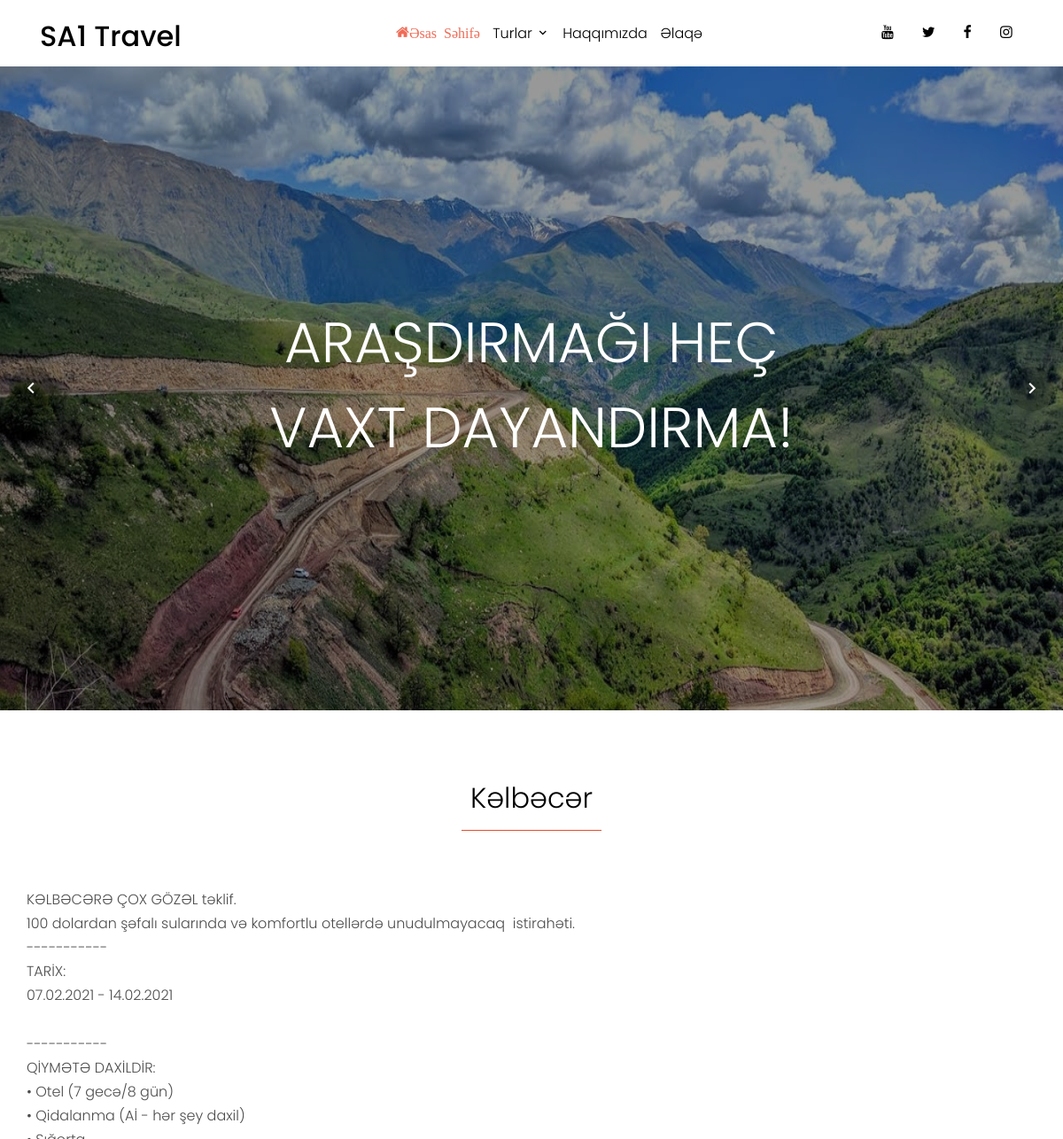
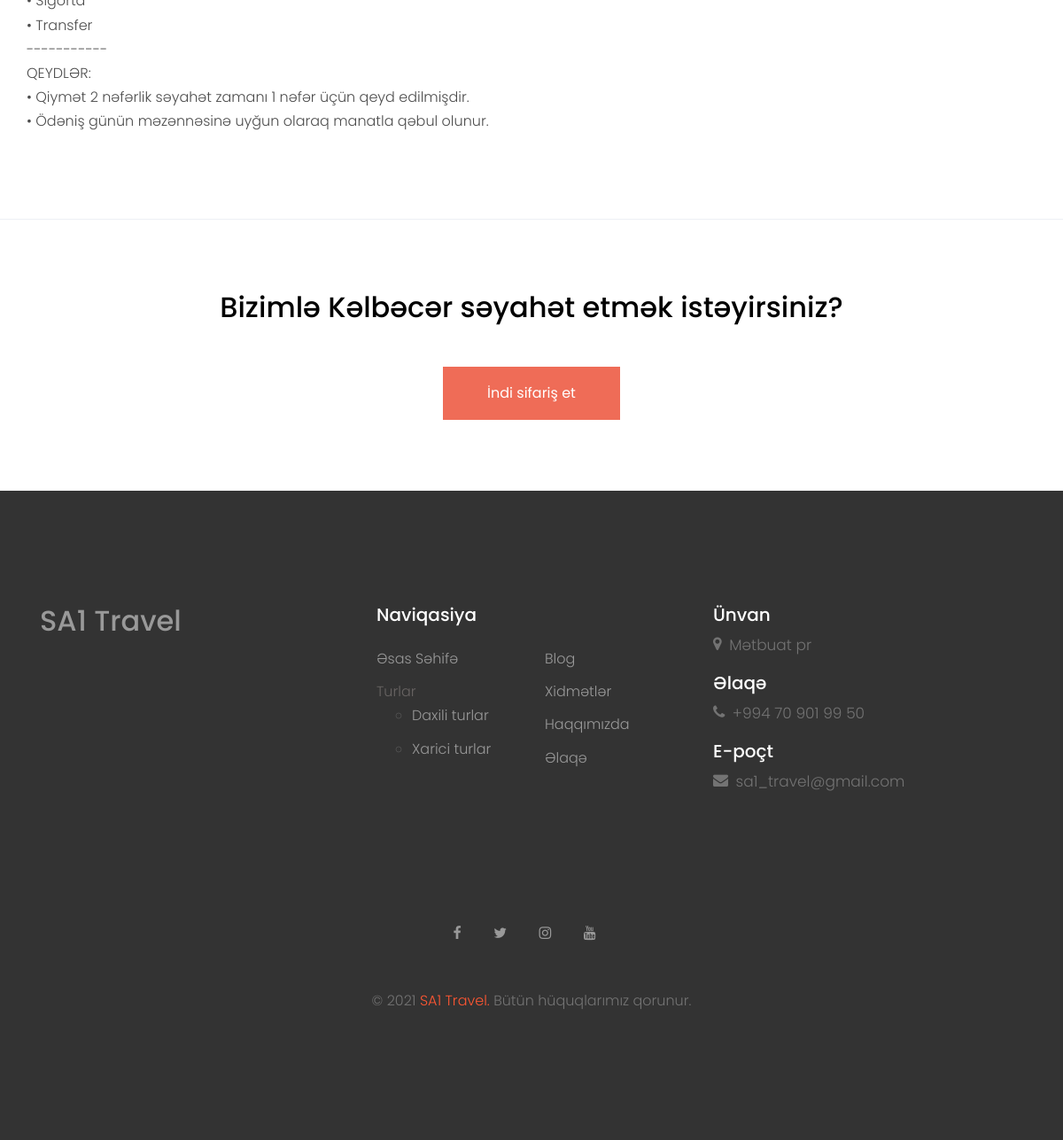
The app's page /kelbecer.php with its own data (2 pictures, top to bottom).
### tables this page shows
CREATE TABLE `nizamlamalar` (
  `id` int(2) UNSIGNED NOT NULL,
  `basliq` varchar(256) NOT NULL,
  `aciqlama` varchar(256) NOT NULL,
  `robots` varchar(250) NOT NULL,
  `logo` varchar(250) NOT NULL,
  `unvan` varchar(150) NOT NULL,
  `email` varchar(100) NOT NULL,
  `tel` varchar(20) NOT NULL,
  `mobil` varchar(20) NOT NULL,
  `facebook` varchar(250) NOT NULL,
  `twitter` varchar(250) NOT NULL,
  `instagram` varchar(250) NOT NULL,
  `youtube` varchar(250) NOT NULL,
  `github` varchar(250) NOT NULL,
  `haqqinda` text NOT NULL,
  `sekil` varchar(250) NOT NULL
);

CREATE TABLE `daxili` (
  `id` bigint(100) UNSIGNED NOT NULL,
  `basliq` varchar(256) NOT NULL,
  `mezmun` text NOT NULL,
  `sekil` varchar(250) NOT NULL,
  `sekil1` varchar(250) NOT NULL,
  `sekil2` varchar(250) NOT NULL,
  `sekil3` varchar(250) NOT NULL,
  `status` enum('0','1') NOT NULL DEFAULT '0'
);

### admin/settings/code/front.php (called while the page is built, shortened)
<?php
$db = new DBConnection;
require_once 'admin/settings/class/crud.php';
$CRUD = new CRUD;
$settings = $CRUD->Select("nizamlamalar",0);

### admin/settings/class/crud.php (called while the page is built, shortened)
<?php
 class CRUD{
    public function Select($table,$multi=0,$where=null,$col="*",$arr=null)
    {
        global $db;
        $slc = $db->prepare("SELECT $col from $table $where");
        $slc->execute($arr);
        return $multi==0 ? $slc->fetch(PDO::FETCH_ASSOC) : $slc->fetchAll(PDO::FETCH_ASSOC);
    }
 }

### kelbecer.php (the view, shortened to what this page needs)
<?php require_once "header.php"?>
<?php
        $daxili=$db->prepare("SELECT * FROM daxili WHERE daxili.basliq=?;");
        $daxili->execute(array("Kəlbəcər"));
        foreach ($daxili as $daxili1) {
      ?>
    <div class="slide-one-item home-slider owl-carousel">
      <div class="site-blocks-cover overlay"
        style="background-image: url(<?= $daxili1['sekil1'] ?>); background-size: 100% 120%;"
        data-aos="fade" data-stellar-background-ratio="0.5">
        <div class="container">
          <div class="row align-items-center justify-content-center text-center">
            <div class="col-md-8" data-aos="fade-up" data-aos-delay="400">
              <h1 class="text-white font-weight-light">Araşdırmağı heç vaxt dayandırma!</h1>
            </div>
          </div>
        </div>
      </div>
    </div>
    <div class="site-section">
      <div class="container">
        <div class="row justify-content-center mb-5">
          <div class="col-md-7 text-center">
            <h2 class="font-weight-light text-black"><?= $daxili1['basliq'] ?></h2>
            <hr color="#FF5733" width="25%">
          </div>
        </div>
        <div class="row">
        <?= $daxili1['mezmun'] ?>
        </div>
      </div>
    </div>
    <div class="site-section border-top">
      <div class="container">
        <div class="row text-center">
          <div class="col-md-12">
            <h2 class="mb-5 text-black">Bizimlə Kəlbəcər səyahət etmək istəyirsiniz?</h2>
            <p class="mb-0"><a href="bookingaze.php" class="btn btn-primary py-3 px-5 text-white">İndi sifariş et</a>
            </p>
          </div>
        </div>
      </div>
    </div>
    <?php } ?>
    <?php require_once "footer.php" ?>

### header.php (shortened to what this page needs)
<?php require_once "admin/settings/code/front.php"; ?>
<!DOCTYPE html>
<html lang="en">
<head>
  <link rel="stylesheet" href="fonts/icomoon/style.css">
  <link rel="stylesheet" href="css/bootstrap.min.css">
  <link rel="stylesheet" href="css/magnific-popup.css">
  <link rel="stylesheet" href="css/jquery-ui.css">
  <link rel="stylesheet" href="css/owl.carousel.min.css">
  <link rel="stylesheet" href="css/owl.theme.default.min.css">
  <link rel="stylesheet" href="css/bootstrap-datepicker.css">
  <link rel="stylesheet" href="fonts/flaticon/font/flaticon.css">
  <link rel="stylesheet" href="https://cdn.jsdelivr.net/npm/mediaelement@4.2.7/build/mediaelementplayer.min.css">
  <link rel="stylesheet" href="css/aos.css">
  <link rel="stylesheet" href="css/style.css">
</head>
<body>
  <div class="site-wrap">
    <header class="site-navbar py-1" role="banner">
      <div class="container">
        <div class="row align-items-center">
          <div class="col-6 col-xl-2">
            <h1 class="mb-0"><a href="index.php" class="text-black h2 mb-0"><?= $settings['basliq']?></a></h1>
          </div>
          <div class="col-10 col-md-8 d-none d-xl-block">
            <nav class="site-navigation position-relative text-right text-lg-center" role="navigation">
              <ul class="site-menu js-clone-nav mx-auto d-none d-lg-block">
                <li class="active">
                  <a href="index.php"><span class="icon-home">Əsas Səhifə</span></a>
                </li>
                <li class="has-children">
                  <a>Turlar</a>
                </li>
                <li><a href="about.php">Haqqımızda</a></li>
                <li><a href="contact.php">Əlaqə</a></li>
              </ul>
            </nav>
          </div>
          <div class="col-6 col-xl-2 text-right">
            <div class="d-none d-xl-inline-block">
              <ul class="site-menu js-clone-nav ml-auto list-unstyled d-flex text-right mb-0" data-class="social">
                <li>
                  <a href="<?= $settings['youtube']?>" class="pl-0 pr-3 text-black"><span class="icon-youtube"></span></a>
                </li>
                <li>
                  <a href="<?= $settings['twitter']?>" class="pl-3 pr-3 text-black"><span class="icon-twitter"></span></a>
                </li>
                <li>
                  <a href="<?= $settings['facebook']?>" class="pl-3 pr-3 text-black"><span class="icon-facebook"></span></a>
                </li>
                <li>
                  <a href="<?= $settings['instagram']?>" class="pl-3 pr-3 text-black"><span class="icon-instagram"></span></a>
                </li>
              </ul>
            </div>
          </div>
        </div>
      </div>
    </header>

### footer.php (shortened to what this page needs)
<footer class="site-footer">
  <div class="container">
    <div class="row">
      <div class="col-lg-4 mb-5 mb-lg-0">
        <div class="row mb-5">
          <div class="col-md-12">
            <h3 class="footer-heading mb-4"><a href="index.php" class="text-gray h2 mb-0">SA1 Travel</a></h3>
          </div>
        </div>
      </div>
      <div class="col-lg-4 mb-5 mb-lg-0">
        <div class="row mb-5">
          <div class="col-md-12">
            <h3 class="footer-heading mb-4">Naviqasiya</h3>
          </div>
          <div class="col-md-6 col-lg-6">
            <ul class="list-unstyled">
              <li><a href="index.php">Əsas Səhifə</a></li>
              <li class="has-children">
                <a style="color:#686463;">Turlar</a>
                <ul class="dropdown">
                  <li><a href="daxili.php">Daxili turlar</a></li>
                  <li><a href="xarici.php">Xarici turlar</a></li>
                </ul>
              </li>
            </ul>
          </div>
          <div class="col-md-6 col-lg-6">
            <ul class="list-unstyled">
              <li><a href="#">Blog</a></li>
              <li><a href="#services">Xidmətlər</a></li>
              <li><a href="#">Haqqımızda</a></li>
              <li><a href="#">Əlaqə</a></li>
            </ul>
          </div>
        </div>
      </div>
      <div class="col-lg-4 mb-5 mb-lg-0">
        <div class="mb-5">
          <h3 class="footer-heading mb-2">Ünvan</h3>
        <p style="font-size: 17px;">  <span class="icon-map-marker"> </span><?= $settings['unvan'] ?></p>
        <h3 class="footer-heading mb-2">Əlaqə</h3>
        <p style="font-size: 17px;">  <span class="icon-phone"> </span><?= $settings['tel'] ?></p>
        <h3 class="footer-heading mb-2">E-poçt</h3>
        <p style="font-size: 17px;">  <span class="icon-envelope"> </span><?= $settings['email'] ?></p>
        </div>
      </div>
    </div>
    <div class="row pt-5 mt-5 text-center">
      <div class="col-md-12">
        <div class="mb-5">
          <a href="<?= $settings['facebook']?>" class="pl-0 pr-3"><span class="icon-facebook"></span></a>
          <a href="<?= $settings['twitter']?>" class="pl-3 pr-3"><span class="icon-twitter"></span></a>
          <a href="<?= $settings['instagram']?>" class="pl-3 pr-3"><span class="icon-instagram"></span></a>
          <a href="<?= $settings['youtube']?>" class="pl-3 pr-3"><span class="icon-youtube"></span></a>
        </div>
        <p>
           &copy;
          <a href="index.php" style="color: #FF5733;"> SA1 Travel.</a> Bütün hüquqlarımız qorunur.
        </p>
      </div>
    </div>
  </div>
</footer>
</div>
</body>
</html>

### css/style.css (style rules this page uses)
body { line-height: 1.7; color: #4d4d4d; font-weight: 300; font-size: 1rem; }
a { -webkit-transition: .3s all ease; -o-transition: .3s all ease; transition: .3s all ease; }
h1, h2, h3, h4, h5, .h1, .h2, .h3, .h4, .h5 { font-family: "Poppins", -apple-system, BlinkMacSystemFont, "Segoe UI", Roboto, "Helvetica Neue", Arial, sans-serif, "Apple Color Emoji", "Segoe UI Emoji", "Segoe UI Symbol", "Noto Color Emoji"; }
.text-black { color: #000 !important; }
.site-wrap:before { -webkit-transition: .3s all ease-in-out; -o-transition: .3s all ease-in-out; transition: .3s all ease-in-out; background: rgba(0, 0, 0, 0.6); content: ""; position: absolute; z-index: 2000; top: 0; left: 0; right: 0; bottom: 0; opacity: 0; visibility: hidden; }
.btn { border-radius: 0; }
.btn.btn-primary { border: 2px solid transparent; }
.site-section { padding: 2.5em 0; }
@media (min-width: 768px) { .site-section { padding: 5em 0; } }
.border-top { border-top: 1px solid #edf0f5 !important; }
.site-footer { padding: 4em 0; background: #333333; }
@media (min-width: 768px) { .site-footer { padding: 8em 0; } }
.site-footer p { color: #737373; }
.site-footer h2, .site-footer h3, .site-footer h4, .site-footer h5 { color: #fff; }
.site-footer a { color: #999999; }
.site-footer ul li { margin-bottom: 10px; }
.site-footer .footer-heading { font-size: 20px; color: #fff; }
.site-navbar { margin-bottom: 0px; z-index: 1999; position: relative; }
.site-navbar .site-navigation .site-menu { margin-bottom: 0; }
.site-navbar .site-navigation .site-menu .active > a { color: #ef6c57; }
.site-navbar .site-navigation .site-menu a { text-decoration: none !important; display: inline-block; }
.site-navbar .site-navigation .site-menu > li { display: inline-block; padding: 10px 5px; }
.site-navbar .site-navigation .site-menu > li > a { padding: 10px 0px; color: #000; text-decoration: none !important; }
.site-navbar .site-navigation .site-menu .has-children { position: relative; }
.site-navbar .site-navigation .site-menu .has-children > a { position: relative; padding-right: 20px; }
.site-navbar .site-navigation .site-menu .has-children > a:before { position: absolute; content: "\e313"; font-size: 16px; top: 50%; right: 0; -webkit-transform: translateY(-50%); -ms-transform: translateY(-50%); transform: translateY(-50%); font-family: 'icomoon'; }
.site-mobile-menu .site-nav-wrap { padding: 0; margin: 0; list-style: none; position: relative; }
.site-mobile-menu .site-nav-wrap a { padding: 10px 20px; display: block; position: relative; color: #212529; }
.site-mobile-menu .site-nav-wrap li { position: relative; display: block; }
.site-mobile-menu .site-nav-wrap li.active > a { color: #ef6c57; }
.site-mobile-menu .site-nav-wrap > li { display: block; position: relative; float: left; width: 100%; }
.site-mobile-menu .site-nav-wrap > li > a { padding-left: 20px; font-size: 20px; }
.site-mobile-menu .site-nav-wrap[data-class="social"] { float: left; width: 100%; margin-top: 30px; padding-bottom: 5em; }
.site-mobile-menu .site-nav-wrap[data-class="social"] > li { width: auto; }
.site-mobile-menu .site-nav-wrap[data-class="social"] > li:first-child a { padding-left: 15px !important; }
.site-blocks-cover { background-size: cover; background-repeat: no-repeat; background-position: top; background-position: center center; }
.site-blocks-cover.overlay { position: relative; }
.site-blocks-cover.overlay:before { position: absolute; content: ""; left: 0; bottom: 0; right: 0; top: 0; background: rgba(0, 0, 0, 0.4); }
.site-blocks-cover, .site-blocks-cover .row { min-height: 600px; height: calc(100vh - 73px); }
.site-blocks-cover h1 { text-transform: uppercase; font-size: 4rem; font-weight: 900; color: #fff; line-height: 1.5; }
.block-13, .slide-one-item { position: relative; z-index: 1; }

### records on screen
nizamlamalar: basliq "SA1 Travel", unvan "Mətbuat pr", tel "+994 70 901 99 50", email "sa1_travel@gmail.com"
daxili: sekil1 (placeholder picture), basliq "Kəlbəcər", mezmun "KƏLBƏCƏRƏ ÇOX GÖZƏL təklif. 100 dolardan şəfalı sularında və komfortlu otellərdə unudulmayacaq istirahəti. ----------- TARİX: 07.02.2021 - 14.02.2021 ----------- QİYMƏTƏ DAXİLDİR: • Otel (7 gecə/8 gün) • Qidalanma (Aİ - hər şey daxil) • Sığorta • Transfer ----------- QEYDLƏR: • Qiymət 2 nəfərlik səyahət zamanı 1 nəfər üçün qeyd edilmişdir. • Ödəniş günün məzənnəsinə uyğun olaraq manatla qəbul olunur."
